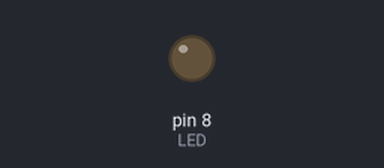
Simulated run of this sketch. Board: Arduino Mega 2560, built with avr-gcc and run on an emulated ATmega2560. Parts: output pins drawn as LEDs (lit = HIGH). Pins used as bus, display or sensor lines are not drawn.

Above: at 1.5 s.
At 20.5 s:
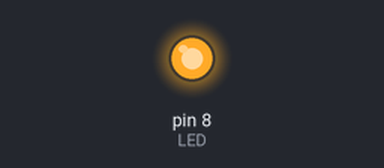
Timing chart, 0 to 22.1 s (numbered marks = the images above):
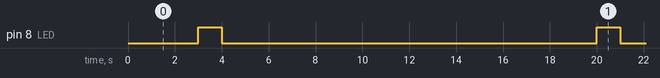

Measured:
- by itself, pin 8 (LED): alternates HIGH for 1.0 s and LOW for 16.0 s

The sketch:

Trigger_HardwareSimulation.ino
```cpp
/*
  Trigger_HardwareSimulation.ino

  Simulates a trigger pulse signal for testing the various hardware designs
  found in this repo at https://github.com/EnviroDIY/Trigger/tree/master/hardware.
  This sketch does not test the software in this repo.

  Adapted from Blink sketch by Anthony Aufdenkampe (aaufdenkampe@limno.com)

 */


// the setup function runs once when you press reset or power the board
void setup() {
    // initialize digital pins for output.
    pinMode(8, OUTPUT);  // LED
    pinMode(7, OUTPUT);   // Trigger
    pinMode(22, OUTPUT);  // Switching Power
}

// the loop function runs over and over again forever
void loop() {

    digitalWrite(22, HIGH);   // Power ON
    delay(3000);

    digitalWrite(8, HIGH);   // LED ON (HIGH is the voltage level)
    digitalWrite(7, HIGH);   // Trigger ON
    delay(1000);
    digitalWrite(8, LOW);    // turn the LED off by making the voltage LOW
    digitalWrite(7, LOW);    // turn the LED off by making the voltage LOW
    delay(3000);

    digitalWrite(22, LOW);   // Power OFF

    delay(10000);              // wait for 10 seconds
}
```
